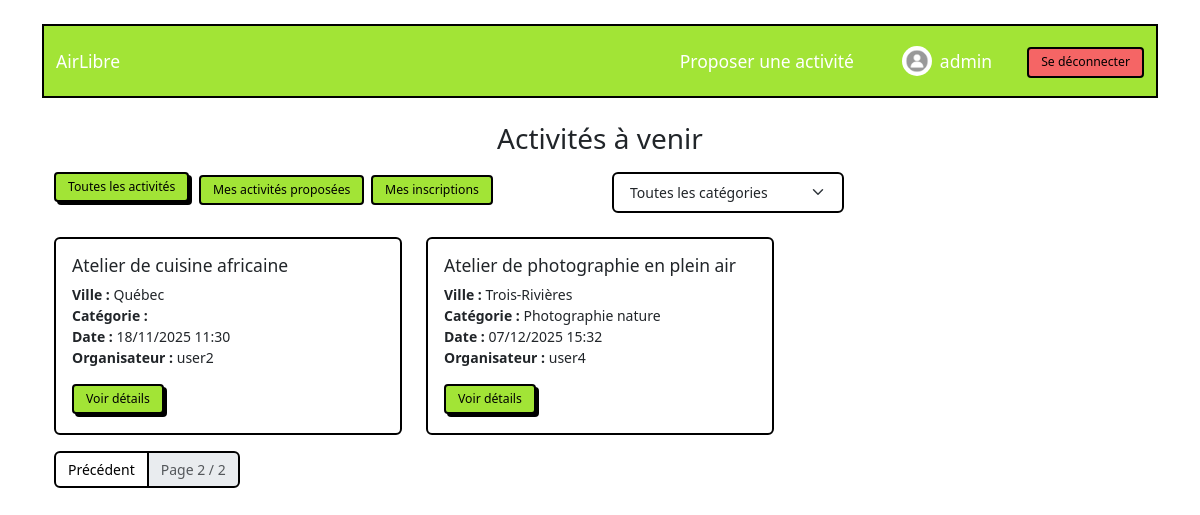
/activities/?view=toutes_activites&category=None&page=2 (signed in), run on an earlier commit of the app's database.
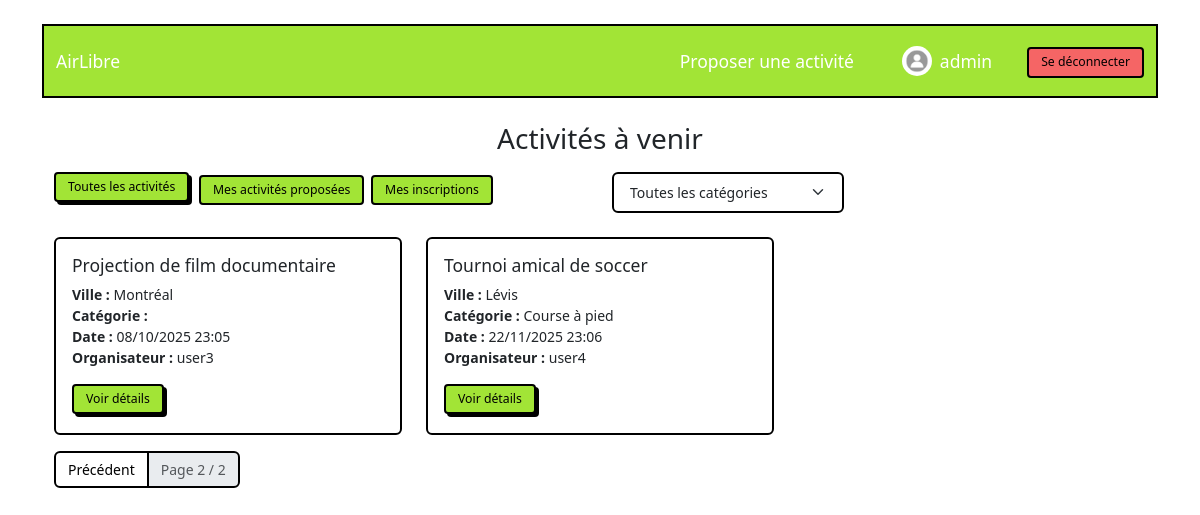
And on a later commit of the database.
### activities/models.py (models this page shows, shortened)
class User(AbstractUser):
    avatar = models.ImageField(upload_to='avatars/', null=True, blank=True)
    bio = models.TextField(max_length=500, null=True, blank=True)
    ADMIN = 1
    PARTICIPANT = 2
    ORGANISATEUR = 3
    ROLES_UTILISATEURS = [
        (ADMIN, 'Admin'),
        (PARTICIPANT, 'Participant'),
        (ORGANISATEUR, 'Organisateur'),
    ]
    role = models.PositiveSmallIntegerField(
        choices=ROLES_UTILISATEURS,
        blank=True,
        null=True,
        verbose_name="Rôle",
    )
    class Meta:
        verbose_name = "Utilisateur"
        verbose_name_plural = "Utilisateurs"
        default_related_name = 'users_%(class)s_set'
        ordering = ["username"]

class Activity(models.Model):
    title = models.CharField(verbose_name="Titre",
                             validators=[MinLengthValidator(5), MaxLengthValidator(200)])
    description = models.CharField(verbose_name="Description",
                                   validators=[MinLengthValidator(10)],max_length=500)
    location_city = models.CharField(verbose_name="Ville",
                                     validators=[MinLengthValidator(2), MaxLengthValidator(100)])
    start_time = models.DateTimeField(verbose_name="Date et heure de début",
                                      validators=[validate_start])
    end_time = models.DateTimeField(verbose_name="Date et heure de fin")
    proposer = models.ForeignKey(User, verbose_name="Organisateur",
                                 related_name='proposed_activities', on_delete=models.CASCADE)
    attendees = models.ManyToManyField(User, verbose_name="Participants",
                                       related_name='attended_activities')
    category = models.ForeignKey(Category, verbose_name="Catégorie",
                                 related_name='activities',
                                 on_delete=models.SET_NULL,null=True,blank=True)
    created_at = models.DateTimeField(auto_now_add=True)
    updated_at = models.DateTimeField(auto_now=True)
    class Meta:
        verbose_name="Activité"
        verbose_name_plural = "Activités"
        ordering = ["-created_at"]

class Category(models.Model):
    name = models.CharField(verbose_name="Nom de la catégorie", max_length=100, unique=True)
    created_at = models.DateTimeField(auto_now_add=True)
    updated_at = models.DateTimeField(auto_now=True)
    class Meta:
        verbose_name="Catégorie"
        verbose_name_plural = "Catégories"
        ordering = ["-created_at"]

### activities/views.py (the view)
# urls.py: path('', views.index, name='index'),
def index(request):
    view_filter = request.GET.get("view", "toutes_activites")
    category = request.GET.get("category")
    liste_categories = Category.objects.all()
    activities = Activity.objects.filter(start_time__gte=timezone.now()).order_by("start_time")
    if category and category != "None":
        activities = activities.filter(category_id=category)
    if view_filter == "mes_activites" and request.user.is_authenticated:
        activities = activities.filter(proposer=request.user)
    elif view_filter == "mes_inscriptions" and request.user.is_authenticated:
        activities = activities.filter(attendees=request.user)
    paginator = Paginator(activities, 3)
    page_number = request.GET.get("page")
    page = paginator.get_page(page_number)
    context = {
        "page": page,
        "categories":liste_categories,
        "view_filter": view_filter,
        "category_filter": category,
    }
    return render(request, "activities/index.html", context)

### activities/templates/activities/index.html (shortened to what this page needs)
{% extends "activities/layout.html" %}
{% block content %}
<div class="container mt-4">
    <h2 class="mb-3 text-center">Activités à venir</h2>
    <div class="row">
        <div class="col-md-6">
            <div class="mb-3">
                <a href="?view=toutes_activites"
                    class="btn btn-sm {% if view_filter == 'toutes_activites' %}btn-primary{% else %}btn-outline-primary{% endif %}">
                    Toutes les activités
                </a>
                {% if user.is_authenticated %}
                <a href="?view=mes_activites"
                    class="btn btn-sm {% if view_filter == 'mes_activites' %}btn-primary{% else %}btn-outline-primary{% endif %}">
                    Mes activités proposées
                </a>
                <a href="?view=mes_inscriptions"
                    class="btn btn-sm {% if view_filter == 'mes_inscriptions' %}btn-primary{% else %}btn-outline-primary{% endif %}">
                    Mes inscriptions
                </a>
                {% endif %}
            </div>
        </div>
        <div class="col-md-4">
            <form method="get" class="mb-4">
                <select name="category" id="category" title="Catégorie" class="form-select w-auto d-inline" onchange="this.form.submit()">
                    <option value="">Toutes les catégories</option>
                </select>
            </form>
        </div>
    </div>
    <div class="row">
    {% for activity in page %}
        <div class="col-md-4">
            <div class="card mb-3">
                <div class="card-body">
                    <h5 class="card-title">{{ activity.title }}</h5>
                    <p class="card-text">
                        <strong>Ville :</strong> {{ activity.location_city }} <br>
                        <strong>Catégorie :</strong> {{ activity.category.name }} <br>
                        <strong>Date :</strong> {{ activity.start_time|date:"d/m/Y H:i" }} <br>
                        <strong>Organisateur :</strong>
                        {% if user.is_authenticated and user == activity.proposer %}
                            Moi
                        {% else %}
                            {{ activity.proposer.username }}
                        {% endif %}
                    </p>
                    <a href="{% url 'activity_detail' activity.id %}" class="btn btn-primary btn-sm">Voir détails</a>
                </div>
            </div>
        </div>
    {% empty %}
        <p class="text-center">Aucune activité trouvée.</p>
    {% endfor %}
    </div>
        <ul class="pagination">
            {% if page.has_previous %}
                <li class="page-item">
                    <a class="page-link" href="?view={{ view_filter }}&category={{ category_filter }}&page={{ page.previous_page_number }}">Précédent</a>
                </li>
            {% endif %}
            <li class="page-item disabled"><span class="page-link">Page {{ page.number }} / {{ page.paginator.num_pages }}</span></li>
        </ul>
</div>
{% endblock %}

### activities/templates/activities/layout.html (shortened to what this page needs)
{% load static %}
<!DOCTYPE html>
<html lang="fr">
<head>
    <link rel="stylesheet" href="{% static 'activities/styles/bootstrap.min.css' %}">
</head>
<body class="container mt-4">
    <nav class="navbar navbar-expand-lg navbar-dark bg-primary">
        <div class="container-fluid">
            <a class="navbar-brand" href="{% url 'index' %}">AirLibre</a>
            <div class="collapse navbar-collapse" id="navbarColor01">
    <ul class="navbar-nav ms-auto align-items-center">
        {% if user.is_authenticated %}
            <li class="nav-item">
                <a class="nav-link" href="{% url 'proposer_activite' %}">Proposer une activité</a>
            </li>
            <li class="nav-item d-flex align-items-center ms-3">
                <a class="nav-link d-flex align-items-center" href="{% url 'profil' %}">
                    {% if user.avatar %}
                        <img src="{{ user.avatar.url }}" alt="Avatar"
                             class="rounded-circle me-2" width="30" height="30">
                    {% else %}
                        <img src="{% static 'activities/images/default-avatar.jpg' %}" alt="Avatar"
                             class="rounded-circle me-2" width="30" height="30">
                    {% endif %}
                    <span>{{ user.username }}</span>
                </a>
            </li>
            <li class="nav-item ms-3">
                <a class="btn btn-outline-danger btn-sm" href="{% url 'logout' %}">
                    Se déconnecter
                </a>
            </li>
        {% endif %}
    </ul>
</div>
        </div>
    </nav>
    <main class="mt-4">
        <div id="content">
            {% block content %}{% endblock %}
        </div>
    </main>
</body>
</html>

What changed in the data, as far as the page shows it:
removed Activity: title "Atelier de cuisine africaine", location_city "Québec", start_time "18/11/2025 11:30", proposer.username "user2"
removed Activity: title "Atelier de photographie en plein air", location_city "Trois-Rivières", category.name "Photographie nature", start_time "07/12/2025 15:32", proposer.username "user4"
added Activity: title "Projection de film documentaire", location_city "Montréal", start_time "08/10/2025 23:05", proposer.username "user3"
added Activity: title "Tournoi amical de soccer", location_city "Lévis", category.name "Course à pied", start_time "22/11/2025 23:06", proposer.username "user4"
